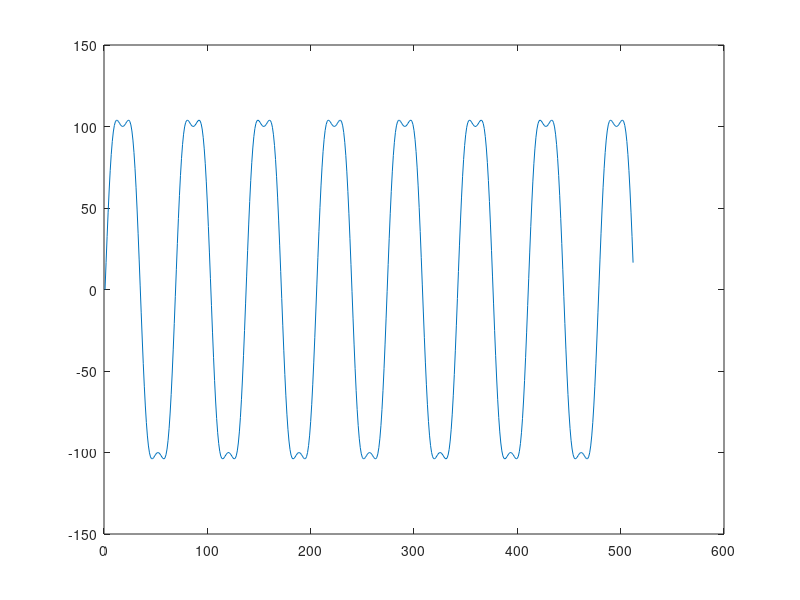

Write the MATLAB code that produced this figure.
sample_rate=4096;
frequency=60;
num_samples = 512;
x = 1:num_samples;
t = 0:1/sample_rate:1;
N=length(t); %/number of samples

s=sin(2*pi*frequency*t);

s_trim = s(1:num_samples);
plot(s_trim);

% y = (fft(s_trim));
% plot(x(1:num_samples/2),y(1:num_samples/2));
% csvwrite('sine-wave',s_trim);

%% 2 freq

sample_rate=4096;
frequency=60;
num_samples = 512;
x = 1:num_samples;
t = 0:1/sample_rate:1;
N=length(t); %/number of samples

s= 120*sin(2*pi*frequency*t) + 20*sin(2*pi*frequency*3*t);

s_trim = s(1:num_samples);
plot(s_trim)